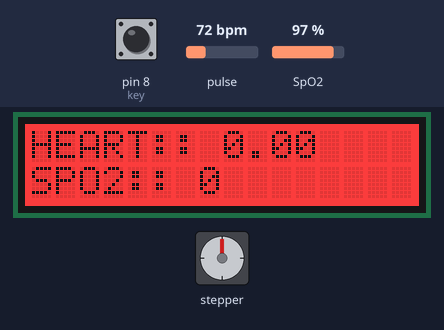
A sketch run on a simulated Arduino Uno, built with avr-gcc and run on an emulated ATmega328P. On the bench: 16×2 character LCD, stepper motor. Inputs (shaded band) come from the test bench; at power-on: pulse 72 bpm, SpO2 97 %, pin 8 (key) LOW. Stepper angles assume 200 steps per turn.

Above: at 1.6 s.
1.7 s: pulse set to 130 bpm
At 3.23 s:
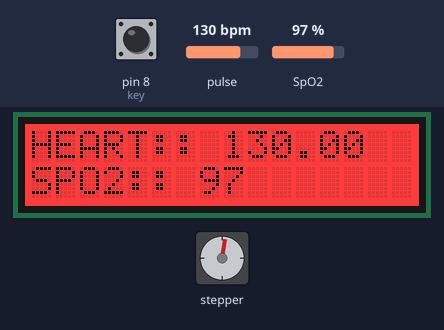
5.5 s: pulse set to 42 bpm
8.2 s: pulse set to 158 bpm
At 10.53 s:
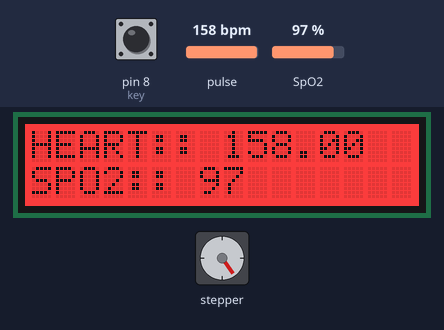
12.1 s: pulse set to 70 bpm
16.5 s: SpO2 set to 80 %
At 18.6 s:
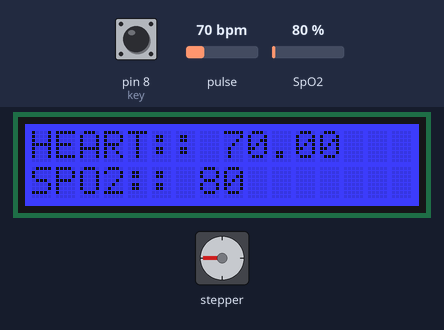
19.1 s: pulse set to 130 bpm
At 19.89 s:
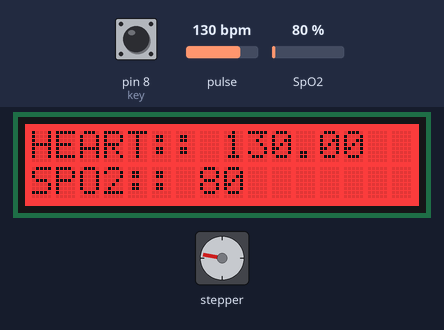
Timing chart, 0 to 23.1 s (numbered marks = the images above; inputs shaded):
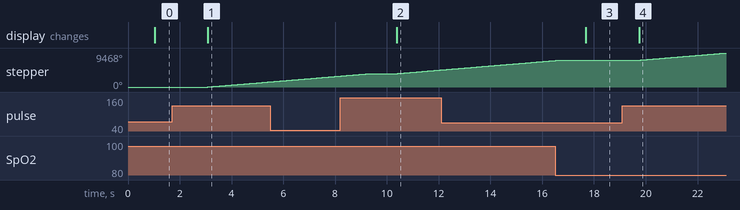

Measured:
- after the input at 1.7 s, stepper: keeps turning clockwise at about 599°/s, starting after 1.4 s; the display: changes after 1.4 s (image 1)
- after the input at 8.2 s, the display: changes after 2.2 s (image 2)
- after the input at 16.5 s, the display: changes after 1.2 s (image 3)
- after the input at 19.1 s, stepper: keeps turning clockwise at about 598°/s, starting after 0.64 s; the display: changes after 0.64 s (image 4)

The sketch:

sketch_feb02b.ino
```cpp
#include <Wire.h>
#include <MAX30100_PulseOximeter.h>
#include <rgb_lcd.h>
#include <Stepper.h>

#define REPORTING_PERIOD_MS     1000
#define stepsPerRevolution  200
#define key 8                                          // key digital pin
#define buz 4                                          // buzzer digital pin
#define LHB 30                                         // critical lowest heart rate
#define HHB 100                                         // critical highest heart rate

Stepper myStepper(stepsPerRevolution, 2, 3, 4, 5);
rgb_lcd lcd;
PulseOximeter pox;
uint32_t tsLastReport = 0;

///////////////////////////////////////////////////////

void setup() {
  pinMode(key,INPUT);
  pinMode(buz,OUTPUT);
  myStepper.setSpeed(100);
  lcd.begin(16,2);
  pox.begin();
}

///////////////////////////////////////////////////////

void loop() {
  pox.update();                                                  // geting new data from heart rate sensor
  if (millis() - tsLastReport > REPORTING_PERIOD_MS)
  {
    LCDwrite();                                                    // showing data on LCD
    LCDcolor();                                                    // choosing LCD's backlight color
    inject();                                                      // inject drug if situation is dangerous
    tsLastReport = millis();
  }
  buzer();                                                         // sound the alarm if the button is pressed or situation is dangerous
}

///////////////////////////////////////////////////////

void LCDwrite(){
  lcd.clear();
  lcd.setCursor(0,0);
  lcd.print("HEART:: ");
  lcd.print(pox.getHeartRate());
  lcd.setCursor(0,1);
  lcd.print("SPO2:: ");
  lcd.print(pox.getSpO2());
}

void LCDcolor(){
  if (LHB<pox.getHeartRate() and pox.getHeartRate()<HHB)        // dangerous situation
    {
      lcd.setRGB(0, 0, 255);                           // blue backlight
    }

  else
    {
      lcd.setRGB(255, 0, 0);                         // red backlight
    }
}

void buzer(){
  // dangerous situation or pressed button
  if ( digitalRead(key)==HIGH or pox.getHeartRate()<LHB or pox.getHeartRate()>HHB)
    {
      digitalWrite(buz,HIGH);
    }
  else
    {
      digitalWrite(buz,LOW);
    }
}

void inject(){
  if (pox.getHeartRate()>HHB)                          // dangerous high heart rate
    {
      myStepper.step(2075);                              // spin 1 round and inject drug
    }
}
```
